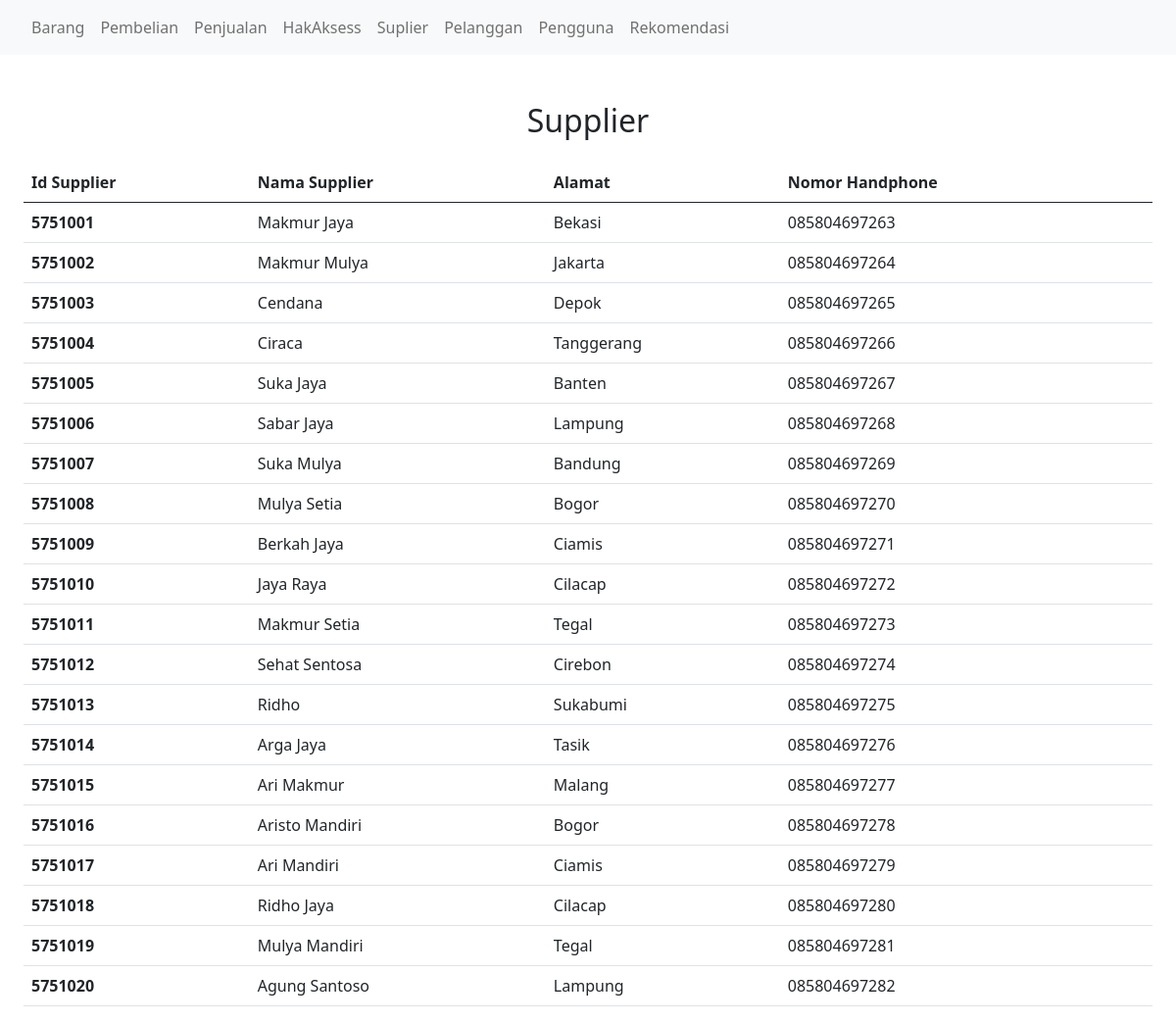
Screenshot of /suplier.php with the database file from the repository.
### tables this page shows
CREATE TABLE `Supplier` (
  `IdSupplier` int(11) NOT NULL,
  `NamaSupplier` varchar(225) DEFAULT NULL,
  `AlamatSupplier` text,
  `Phone` varchar(225) DEFAULT NULL,
  PRIMARY KEY (`IdSupplier`)
);

### suplier.php (the view, shortened to what this page needs)
<!DOCTYPE html>
<html lang="en">
<head>
  <link href="https://cdn.jsdelivr.net/npm/bootstrap@5.0.2/dist/css/bootstrap.min.css" rel="stylesheet"
>
</head>
<body>
  <nav class="navbar navbar-expand-lg navbar-light bg-light px-4">
    <div class="collapse navbar-collapse" id="navbarNavAltMarkup">
      <div class="navbar-nav">
        <a class="nav-item nav-link" href="/">Barang</a>
        <a class="nav-item nav-link" href="/pembelian.php">Pembelian</a>
        <a class="nav-item nav-link" href="/penjualan.php">Penjualan</a>
        <a class="nav-item nav-link" href="/hakAksess.php">HakAksess</a>
        <a class="nav-item nav-link" href="/suplier.php">Suplier</a>
        <a class="nav-item nav-link" href="/pelanggan.php">Pelanggan</a>
        <a class="nav-item nav-link" href="/Pengguna/index.php">Pengguna</a>
        <a class="nav-item nav-link" href="/RekomendasiPaket.php">Rekomendasi</a> </div>
    </div>
  </nav>
  <div class="px-4 mt-5">
    <h2 class="text-center mb-4">Supplier</h2>
    <table class="table">
      <thead class="thead-dark">
        <tr>
          <th scope="col">Id Supplier</th>
          <th scope="col">Nama Supplier</th>
          <th scope="col">Alamat</th>
          <th scope="col">Nomor Handphone</th>
        </tr>
      </thead>
      <tbody>
        <?php
            require 'connection.php';
            $result = mysqli_query($conn, "SELECT * from Supplier ;");
            if (mysqli_num_rows($result) > 0) {
                while ($row = mysqli_fetch_assoc($result)) {
                    $idSupplier = $row["IdSupplier"];
                    $NamaSupplier = $row["NamaSupplier"];
                    $AlamatSupplier = $row["AlamatSupplier"];
                    $Phone = $row['Phone'];
                    echo  "<tr>
                    <th>$idSupplier</th>
                    <td>$NamaSupplier</td>
                    <td>$AlamatSupplier</td>
                    <td>$Phone</td>
                  </tr>";
                }
            }
        ?>
      </tbody>
    </table>
  </div>
</body>
</html>

### rows the page displays
supplier: IdSupplier "5751001", NamaSupplier "Makmur Jaya", AlamatSupplier "Bekasi", Phone "085804697263"
supplier: IdSupplier "5751002", NamaSupplier "Makmur Mulya", AlamatSupplier "Jakarta", Phone "085804697264"
supplier: IdSupplier "5751003", NamaSupplier "Cendana", AlamatSupplier "Depok", Phone "085804697265"
supplier: IdSupplier "5751004", NamaSupplier "Ciraca", AlamatSupplier "Tanggerang", Phone "085804697266"
supplier: IdSupplier "5751005", NamaSupplier "Suka Jaya", AlamatSupplier "Banten", Phone "085804697267"
supplier: IdSupplier "5751006", NamaSupplier "Sabar Jaya", AlamatSupplier "Lampung", Phone "085804697268"
supplier: IdSupplier "5751007", NamaSupplier "Suka Mulya", AlamatSupplier "Bandung", Phone "085804697269"
supplier: IdSupplier "5751008", NamaSupplier "Mulya Setia", AlamatSupplier "Bogor", Phone "085804697270"
supplier: IdSupplier "5751009", NamaSupplier "Berkah Jaya", AlamatSupplier "Ciamis", Phone "085804697271"
supplier: IdSupplier "5751010", NamaSupplier "Jaya Raya", AlamatSupplier "Cilacap", Phone "085804697272"
supplier: IdSupplier "5751011", NamaSupplier "Makmur Setia", AlamatSupplier "Tegal", Phone "085804697273"
supplier: IdSupplier "5751012", NamaSupplier "Sehat Sentosa", AlamatSupplier "Cirebon", Phone "085804697274"
supplier: IdSupplier "5751013", NamaSupplier "Ridho", AlamatSupplier "Sukabumi", Phone "085804697275"
supplier: IdSupplier "5751014", NamaSupplier "Arga Jaya", AlamatSupplier "Tasik", Phone "085804697276"
supplier: IdSupplier "5751015", NamaSupplier "Ari Makmur", AlamatSupplier "Malang", Phone "085804697277"
supplier: IdSupplier "5751016", NamaSupplier "Aristo Mandiri", AlamatSupplier "Bogor", Phone "085804697278"
supplier: IdSupplier "5751017", NamaSupplier "Ari Mandiri", AlamatSupplier "Ciamis", Phone "085804697279"
supplier: IdSupplier "5751018", NamaSupplier "Ridho Jaya", AlamatSupplier "Cilacap", Phone "085804697280"
supplier: IdSupplier "5751019", NamaSupplier "Mulya Mandiri", AlamatSupplier "Tegal", Phone "085804697281"
supplier: IdSupplier "5751020", NamaSupplier "Agung Santoso", AlamatSupplier "Lampung", Phone "085804697282"
